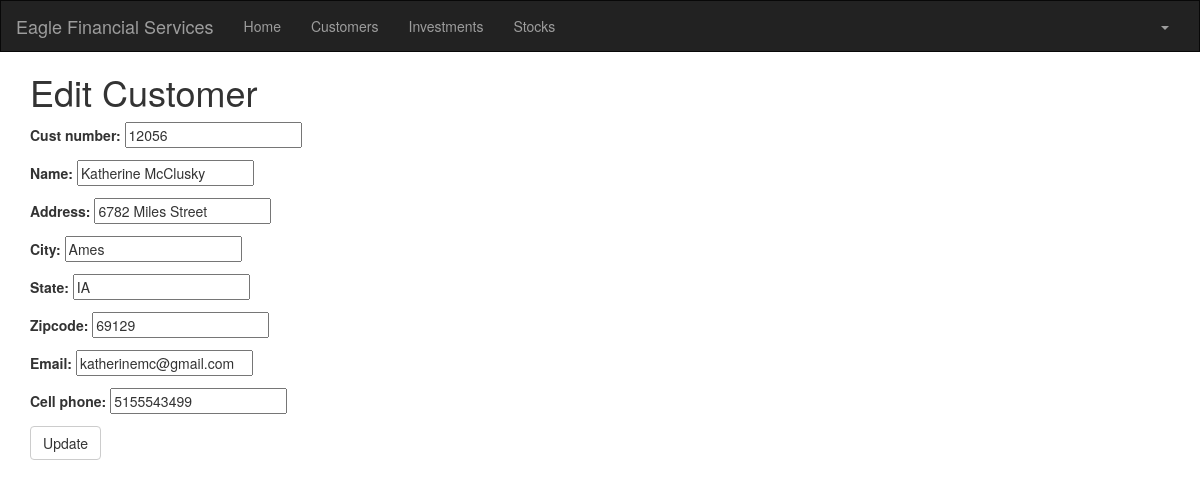
The page /customer/1/edit/ (signed in) on the database its author committed.
### portfolio/models.py (models this page shows, shortened)
class Customer(models.Model):
    name = models.CharField(max_length=50)
    address = models.CharField(max_length=200)
    cust_number = models.IntegerField(blank=False, null=False)
    city = models.CharField(max_length=50)
    state = models.CharField(max_length=50)
    zipcode = models.CharField(max_length=10)
    email = models.EmailField(max_length=200)
    cell_phone = models.CharField(max_length=50)
    created_date = models.DateTimeField(
        default=timezone.now)
    updated_date = models.DateTimeField(auto_now_add=True)

### portfolio/views.py (the view)
# urls.py: url(r'^customer/(?P<pk>\d+)/edit/$', views.customer_edit, name='customer_edit'),
@login_required
def customer_edit(request, pk):
   customer = get_object_or_404(Customer, pk=pk)
   if request.method == "POST":
       form = CustomerForm(request.POST, instance=customer)
       if form.is_valid():
           customer = form.save(commit=False)
           customer.updated_date = timezone.now()
           customer.save()
           customer = Customer.objects.filter(created_date__lte=timezone.now())
           return render(request, 'portfolio/customer_list.html',
                         {'customers': customer})
   else:
       form = CustomerForm(instance=customer)
   return render(request, 'portfolio/customer_edit.html', {'form': form})

### portfolio/forms.py
class CustomerForm(forms.ModelForm):
    class Meta:
        model = Customer
        fields = ('cust_number', 'name', 'address', 'city', 'state', 'zipcode', 'email', 'cell_phone',)

### portfolio/templates/portfolio/customer_edit.html
{% extends 'portfolio/base.html' %}
{% block content %}
    <h1>Edit Customer</h1>
    <form method="POST" class="customer-form">{% csrf_token %}
        {{ form.as_p }}
        <button type="submit" class="save btn btn-default">Update</button>
    </form>
{% endblock %}

### rows shown on the page
Customer: cust_number "12056", name "Katherine McClusky", address "6782 Miles Street", city "Ames", state "IA", zipcode "69129", email "katherinemc@gmail.com", cell_phone "5155543499"
